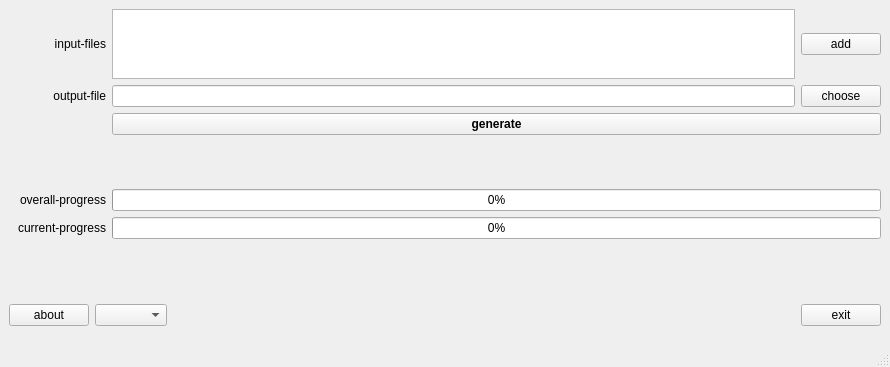
<?xml version="1.0" encoding="UTF-8"?>
<ui version="4.0">
 <class>MainWindow</class>
 <widget class="QMainWindow" name="MainWindow">
  <property name="geometry">
   <rect>
    <x>0</x>
    <y>0</y>
    <width>890</width>
    <height>367</height>
   </rect>
  </property>
  <property name="sizePolicy">
   <sizepolicy hsizetype="Preferred" vsizetype="Preferred">
    <horstretch>0</horstretch>
    <verstretch>0</verstretch>
   </sizepolicy>
  </property>
  <property name="windowTitle">
   <string notr="true">{Nome do Programa}</string>
  </property>
  <property name="locale">
   <locale language="Portuguese" country="Brazil"/>
  </property>
  <widget class="QWidget" name="centralwidget">
   <layout class="QGridLayout" name="gridLayout" rowstretch="4,0,0,0,0,0,0,0,0,0,0" columnstretch="1,4,3,0">
    <item row="2" column="1" colspan="3">
     <widget class="QPushButton" name="btn_execute">
      <property name="font">
       <font>
        <weight>75</weight>
        <bold>true</bold>
       </font>
      </property>
      <property name="text">
       <string>generate</string>
      </property>
     </widget>
    </item>
    <item row="0" column="1" colspan="2">
     <widget class="QListWidget" name="list_infile1">
      <property name="sizePolicy">
       <sizepolicy hsizetype="Expanding" vsizetype="Preferred">
        <horstretch>0</horstretch>
        <verstretch>0</verstretch>
       </sizepolicy>
      </property>
      <property name="dragDropMode">
       <enum>QAbstractItemView::InternalMove</enum>
      </property>
     </widget>
    </item>
    <item row="6" column="1" colspan="3">
     <widget class="QProgressBar" name="pbar_current">
      <property name="value">
       <number>0</number>
      </property>
     </widget>
    </item>
    <item row="3" column="0" colspan="4">
     <widget class="QLabel" name="label_msg">
      <property name="sizePolicy">
       <sizepolicy hsizetype="Preferred" vsizetype="Preferred">
        <horstretch>0</horstretch>
        <verstretch>0</verstretch>
       </sizepolicy>
      </property>
      <property name="minimumSize">
       <size>
        <width>0</width>
        <height>40</height>
       </size>
      </property>
      <property name="font">
       <font>
        <weight>75</weight>
        <bold>true</bold>
       </font>
      </property>
      <property name="text">
       <string/>
      </property>
      <property name="alignment">
       <set>Qt::AlignCenter</set>
      </property>
     </widget>
    </item>
    <item row="0" column="3">
     <widget class="QPushButton" name="btn_file1">
      <property name="sizePolicy">
       <sizepolicy hsizetype="Preferred" vsizetype="Fixed">
        <horstretch>0</horstretch>
        <verstretch>0</verstretch>
       </sizepolicy>
      </property>
      <property name="maximumSize">
       <size>
        <width>100</width>
        <height>16777215</height>
       </size>
      </property>
      <property name="text">
       <string>add</string>
      </property>
      <property name="icon">
       <iconset theme="list-add">
        <normaloff>.</normaloff>.</iconset>
      </property>
     </widget>
    </item>
    <item row="1" column="1" colspan="2">
     <widget class="QLineEdit" name="edit_outfile1"/>
    </item>
    <item row="4" column="0">
     <widget class="QLabel" name="label_overall_progress">
      <property name="text">
       <string>overall-progress</string>
      </property>
      <property name="alignment">
       <set>Qt::AlignRight|Qt::AlignTrailing|Qt::AlignVCenter</set>
      </property>
     </widget>
    </item>
    <item row="6" column="0">
     <widget class="QLabel" name="label_current_progress">
      <property name="text">
       <string>current-progress</string>
      </property>
      <property name="alignment">
       <set>Qt::AlignRight|Qt::AlignTrailing|Qt::AlignVCenter</set>
      </property>
     </widget>
    </item>
    <item row="9" column="1" colspan="3">
     <widget class="QLabel" name="label_current_file">
      <property name="text">
       <string/>
      </property>
      <property name="alignment">
       <set>Qt::AlignRight|Qt::AlignTrailing|Qt::AlignVCenter</set>
      </property>
     </widget>
    </item>
    <item row="0" column="0">
     <widget class="QLabel" name="label_file1">
      <property name="text">
       <string extracomment="input-files" id="input-files">input-files</string>
      </property>
      <property name="alignment">
       <set>Qt::AlignRight|Qt::AlignTrailing|Qt::AlignVCenter</set>
      </property>
     </widget>
    </item>
    <item row="1" column="0">
     <widget class="QLabel" name="label_outfile1">
      <property name="text">
       <string>output-file</string>
      </property>
      <property name="alignment">
       <set>Qt::AlignRight|Qt::AlignTrailing|Qt::AlignVCenter</set>
      </property>
     </widget>
    </item>
    <item row="1" column="3">
     <widget class="QPushButton" name="btn_outfile1">
      <property name="sizePolicy">
       <sizepolicy hsizetype="Preferred" vsizetype="Fixed">
        <horstretch>0</horstretch>
        <verstretch>0</verstretch>
       </sizepolicy>
      </property>
      <property name="maximumSize">
       <size>
        <width>100</width>
        <height>16777215</height>
       </size>
      </property>
      <property name="text">
       <string>choose</string>
      </property>
      <property name="icon">
       <iconset theme="document-export">
        <normaloff>.</normaloff>.</iconset>
      </property>
     </widget>
    </item>
    <item row="4" column="1" colspan="3">
     <widget class="QProgressBar" name="pbar_overall">
      <property name="value">
       <number>0</number>
      </property>
     </widget>
    </item>
    <item row="10" column="0" colspan="4">
     <widget class="QWidget" name="widget" native="true">
      <layout class="QHBoxLayout" name="horizontalLayout">
       <property name="leftMargin">
        <number>0</number>
       </property>
       <property name="rightMargin">
        <number>0</number>
       </property>
       <item>
        <widget class="QPushButton" name="btn_about">
         <property name="text">
          <string>about</string>
         </property>
         <property name="icon">
          <iconset theme="help-about">
           <normaloff>.</normaloff>.</iconset>
         </property>
        </widget>
       </item>
       <item>
        <widget class="QComboBox" name="cbox_language"/>
       </item>
       <item>
        <spacer name="horizontalSpacer">
         <property name="orientation">
          <enum>Qt::Horizontal</enum>
         </property>
         <property name="sizeHint" stdset="0">
          <size>
           <width>40</width>
           <height>20</height>
          </size>
         </property>
        </spacer>
       </item>
       <item>
        <widget class="QPushButton" name="btn_close">
         <property name="text">
          <string>exit</string>
         </property>
         <property name="icon">
          <iconset theme="exit">
           <normaloff>.</normaloff>.</iconset>
         </property>
        </widget>
       </item>
      </layout>
     </widget>
    </item>
   </layout>
  </widget>
  <widget class="QStatusBar" name="statusbar"/>
 </widget>
 <resources/>
 <connections>
  <connection>
   <sender>btn_close</sender>
   <signal>clicked()</signal>
   <receiver>MainWindow</receiver>
   <slot>close()</slot>
   <hints>
    <hint type="sourcelabel">
     <x>838</x>
     <y>303</y>
    </hint>
    <hint type="destinationlabel">
     <x>444</x>
     <y>178</y>
    </hint>
   </hints>
  </connection>
 </connections>
</ui>
